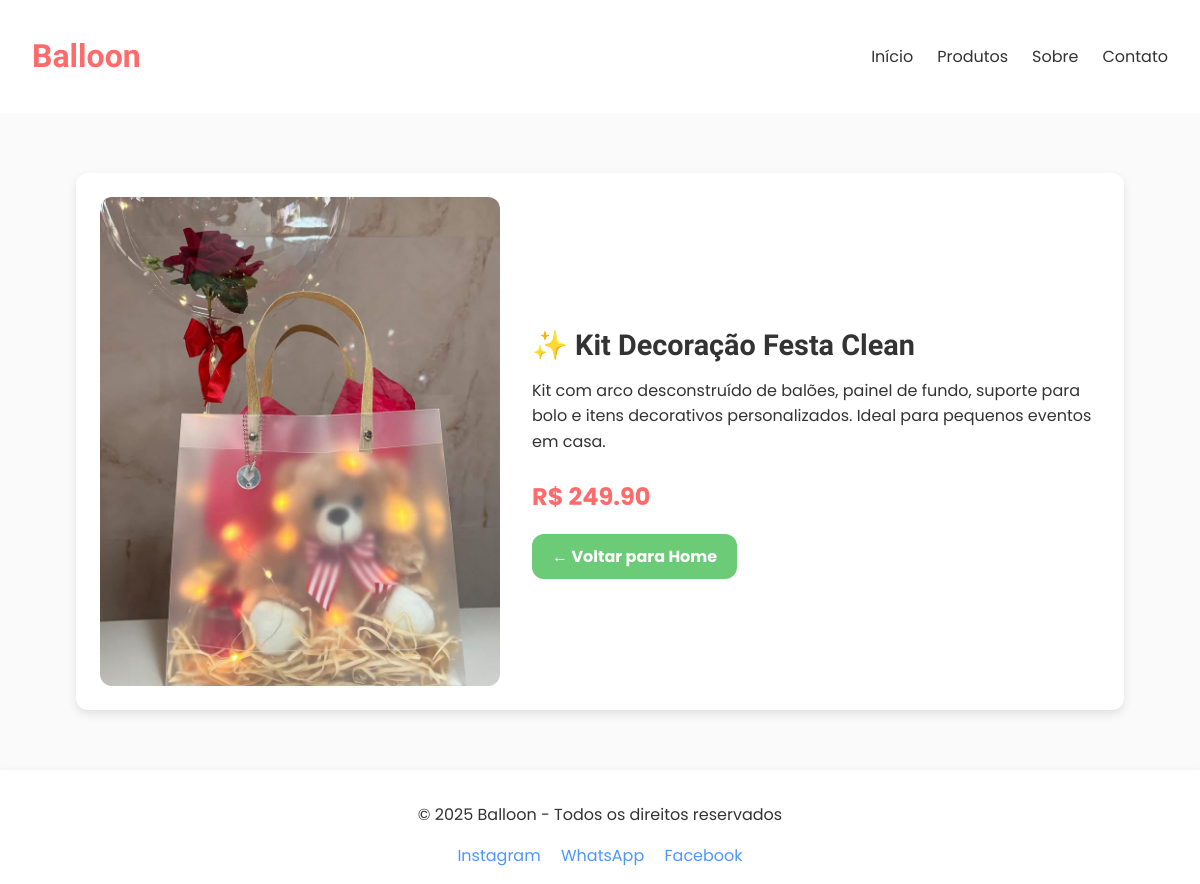
The page /detalhe_produto/3/ on the database its author committed.
### presente/models.py (models this page shows, shortened)
class Produto(models.Model):
    nome = models.CharField(max_length=50)
    descricao = models.TextField()
    preco = models.DecimalField( max_digits=8, decimal_places=2)
    imagem = models.ImageField(upload_to='produtos/')
    categoria = models.ForeignKey(Categoria, on_delete=models.CASCADE)

### presente/views.py (the view)
# urls.py: path('detalhe_produto/<int:id>/', views.produtos, name='detalhe_produto'),
def produtos(request, id):
    produto = Produto.objects.get(id=id)
    return render(request, 'presente/pages/detalhe_produto.html', context={
        'produto' : produto
    })

### presente/templates/presente/pages/detalhe_produto.html
{% extends "global/base.html" %}
{% load static %}
{% block conteudo_pagina %}
<section class="detalhe-produto">
  <div class="card-produto-detalhe">
    <div class="imagem-produto">
      <img src="{{ produto.imagem.url }}" alt="{{ produto.nome }}">
    </div>
    <div class="info-produto">
      <h1>{{ produto.nome }}</h1>
      <p class="descricao">{{ produto.descricao }}</p>
      <p class="preco">R$ {{ produto.preco }}</p>
      <a href="{% url 'presente:home' %}" class="botao-voltar">← Voltar para Home</a>
    </div>
  </div>
</section>
{% endblock conteudo_pagina %}

### presente/static/presente/css/style.css (style rules this page uses)
:root { --cor-primaria: #4D96FF; --cor-secundaria: #6BCB77; --cor-terciaria: #FFD93D; --cor-fundo: #FAFAFA; --cor-texto: #333; --cor-contraste: #FF6B6B; --fonte-titulo: 'Baloo 2', cursive; --fonte-texto: 'Poppins', sans-serif; --borda: 12px; --sombra: 0 4px 10px rgba(0,0,0,0.1); }
body { margin: 0; font-family: var(--fonte-texto); background-color: var(--cor-fundo); color: var(--cor-texto); }
a { text-decoration: none; color: inherit; }
.detalhe-produto { display: flex; justify-content: center; align-items: center; padding: 60px 20px; background-color: var(--cor-fundo); }
.card-produto-detalhe { background-color: white; border-radius: var(--borda); box-shadow: var(--sombra); padding: 24px; max-width: 1000px; display: flex; gap: 32px; flex-wrap: wrap; align-items: center; justify-content: center; }
.imagem-produto { flex: 1; max-width: 400px; display: flex; justify-content: center; align-items: center; }
.imagem-produto img { width: 100%; border-radius: var(--borda); object-fit: cover; }
.info-produto { flex: 1; min-width: 300px; text-align: left; }
.info-produto h1 { font-family: var(--fonte-titulo); margin-bottom: 16px; font-size: 1.8rem; }
.info-produto .descricao { margin-bottom: 20px; line-height: 1.6; }
.info-produto .preco { font-size: 1.5rem; color: var(--cor-contraste); font-weight: bold; margin-bottom: 20px; }
.botao-voltar { display: inline-block; background-color: var(--cor-secundaria); color: white; padding: 10px 20px; border-radius: var(--borda); text-decoration: none; font-weight: bold; transition: background-color 0.3s ease; }

### rows shown on the page
Produto: imagem (picture), nome "✨ Kit Decoração Festa Clean", descricao "Kit com arco desconstruído de balões, painel de fundo, suporte para bolo e itens decorativos personalizados. Ideal para pequenos eventos em casa.", preco "249.90"
